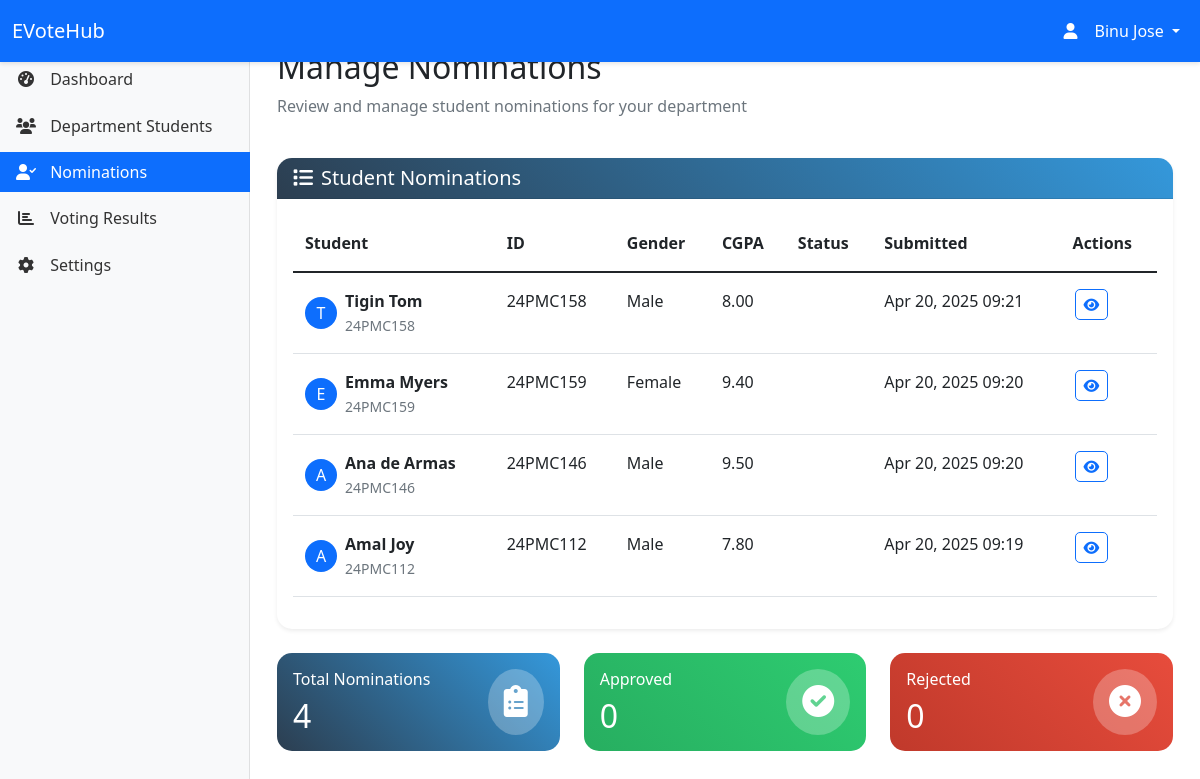
/hod/nominations/ (signed in), run on an earlier commit of the app's database.
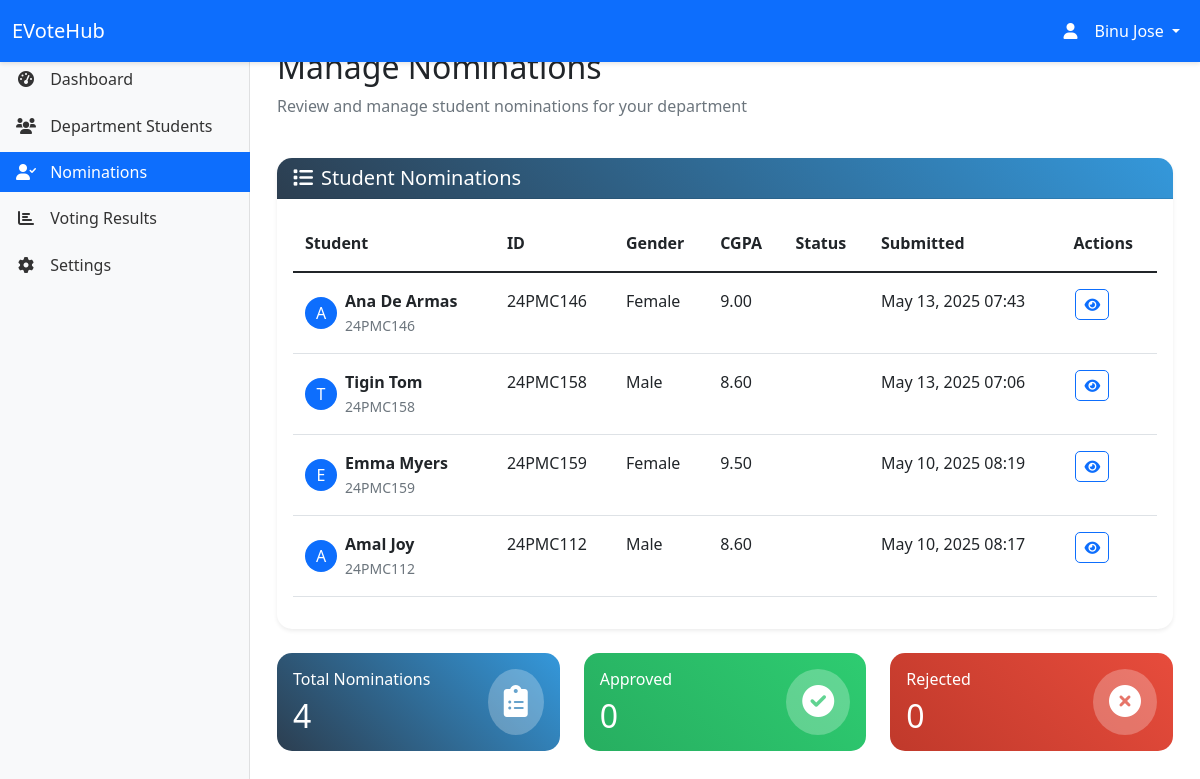
And on a later commit of the database.
### myapp/models.py (models this page shows, shortened)
class ClassLeaderNomination(models.Model):
    student = models.ForeignKey(Student, on_delete=models.CASCADE)
    department = models.ForeignKey(Department, on_delete=models.CASCADE)
    nomination_text = models.TextField()
    marks = models.DecimalField(max_digits=4, decimal_places=2, default=0.00, help_text="CGPA on a scale of 10")
    achievements = models.TextField(blank=True, null=True)
    election_cycle = models.ForeignKey('VotingSession', on_delete=models.SET_NULL, null=True, blank=True, related_name='nominations', default=None)
    status = models.CharField(max_length=20, choices=[
        ('pending', 'Pending'),
        ('approved', 'Approved'),
        ('rejected', 'Rejected'),
        ('finalized', 'Finalized')
    ], default='pending')
    created_at = models.DateTimeField(auto_now_add=True)
    updated_at = models.DateTimeField(auto_now=True)
    reviewed_by = models.ForeignKey(HOD, on_delete=models.SET_NULL, null=True, blank=True)
    reviewed_at = models.DateTimeField(null=True, blank=True)
    feedback = models.TextField(blank=True, null=True)
    finalized_by = models.ForeignKey(Officer, on_delete=models.SET_NULL, null=True, blank=True)
    finalized_at = models.DateTimeField(null=True, blank=True)
    finalization_notes = models.TextField(blank=True, null=True)
    class Meta:
        ordering = ['-created_at']

class Student(models.Model):
    GENDER_CHOICES = [
        ('M', 'Male'),
        ('F', 'Female')
    ]
    user = models.OneToOneField(User, on_delete=models.CASCADE)
    student_id = models.CharField(max_length=20, unique=True)
    department = models.ForeignKey(Department, on_delete=models.CASCADE)
    gender = models.CharField(max_length=1, choices=GENDER_CHOICES, default='M')
    profile_picture = models.ImageField(upload_to='static/images/profiles/', null=True, blank=True)
    created_at = models.DateTimeField(auto_now_add=True)
    updated_at = models.DateTimeField(auto_now=True)

### myapp/views.py (the view, shortened to what this page needs)
# urls.py: path('hod/nominations/', views.hod_nominations, name='hod_nominations'),
@login_required
def hod_nominations(request):
    if not hasattr(request.user, 'hod'):
        messages.error(request, 'You do not have permission to access this page.')
        return redirect('home')
    department = request.user.hod.department
    nominations = ClassLeaderNomination.objects.filter(student__department=department).order_by('-created_at')
    total_nominations = nominations.count()
    approved_nominations = nominations.filter(status='approved').count()
    rejected_nominations = nominations.filter(status='rejected').count()
    context = {
        'department': department,
        'nominations': nominations,
        'total_nominations': total_nominations,
        'approved_nominations': approved_nominations,
        'rejected_nominations': rejected_nominations,
    }
    return render(request, 'hod/nominations.html', context)

### templates/hod/nominations.html (shortened to what the changed rows need)
{% extends 'hod/base_hod.html' %}
{% load static %}
{% block content %}
<div class="container-fluid">
    <div class="row mb-4">
        <div class="col-12">
            <h2>Manage Nominations</h2>
        </div>
    </div>
    <div class="card shadow-sm">
        <div class="card-body">
            {% if nominations %}
            <div class="table-responsive">
                <table class="table table-hover">
                    <thead>
                        <tr>
                            <th>Student</th>
                            <th>ID</th>
                            <th>Gender</th>
                            <th>CGPA</th>
                            <th>Status</th>
                            <th>Submitted</th>
                            <th>Actions</th>
                        </tr>
                    </thead>
                    <tbody>
                        {% for nomination in nominations %}
                        <tr>
                            <td>
                                <div class="d-flex align-items-center">
                                    {% if nomination.student.profile_picture %}
                                    <img src="{{ nomination.student.profile_picture.url }}"
                                         class="rounded-circle me-2" width="32" height="32">
                                    {% else %}
                                    <div class="rounded-circle bg-primary text-white d-flex align-items-center justify-content-center me-2"
                                         style="width: 32px; height: 32px;">
                                        {{ nomination.student.user.get_full_name|first }}
                                    </div>
                                    {% endif %}
                                    <div>
                                        <div class="fw-bold">{{ nomination.student.user.get_full_name }}</div>
                                        <small class="text-muted">{{ nomination.student.student_id }}</small>
                                    </div>
                                </div>
                            </td>
                            <td>{{ nomination.student.student_id }}</td>
                            <td>{{ nomination.student.get_gender_display }}</td>
                            <td>{{ nomination.marks }}</td>
                            <td>
                            </td>
                            <td>{{ nomination.created_at|date:"M d, Y H:i" }}</td>
                            <td>
                                <div class="btn-group">
                                    <button type="button" class="btn btn-sm btn-outline-primary" data-bs-toggle="modal" data-bs-target="#viewNominationModal{{ nomination.id }}">
                                        <i class="fas fa-eye"></i>
                                    </button>
                                </div>
                            </td>
                        </tr>
                        {% endfor %}
                    </tbody>
                </table>
            </div>
            {% else %}
            <div class="text-center py-5">
                <i class="fas fa-clipboard-list fa-3x text-muted mb-3"></i>
                <h5>No Nominations Found</h5>
                <p class="text-muted">There are no nominations to review at this time.</p>
            </div>
            {% endif %}
        </div>
    </div>
    <div class="row mt-4">
        <div class="col-md-4">
            <div class="card bg-gradient-primary text-white">
                <div class="card-body">
                    <div class="d-flex justify-content-between align-items-center">
                        <div>
                            <h2 class="mb-0">{{ total_nominations }}</h2>
                        </div>
                    </div>
                </div>
            </div>
        </div>
        <div class="col-md-4">
            <div class="card bg-gradient-success text-white">
                <div class="card-body">
                    <div class="d-flex justify-content-between align-items-center">
                        <div>
                            <h2 class="mb-0">{{ approved_nominations }}</h2>
                        </div>
                    </div>
                </div>
            </div>
        </div>
        <div class="col-md-4">
            <div class="card bg-gradient-danger text-white">
                <div class="card-body">
                    <div class="d-flex justify-content-between align-items-center">
                        <div>
                            <h2 class="mb-0">{{ rejected_nominations }}</h2>
                        </div>
                    </div>
                </div>
            </div>
        </div>
    </div>
</div>
{% endblock %}

What changed in the data, as far as the page shows it:
removed ClassLeaderNomination: student.user.get_full_name|first "T", student.user.get_full_name "Tigin Tom", student.student_id "24PMC158", student.gender "Male", marks "8.00", created_at "Apr 20, 2025 09:21"
removed ClassLeaderNomination: student.user.get_full_name|first "E", student.user.get_full_name "Emma Myers", student.student_id "24PMC159", student.gender "Female", marks "9.40", created_at "Apr 20, 2025 09:20"
removed ClassLeaderNomination: student.user.get_full_name|first "A", student.user.get_full_name "Ana de Armas", student.student_id "24PMC146", student.gender "Male", marks "9.50", created_at "Apr 20, 2025 09:20"
removed ClassLeaderNomination: student.user.get_full_name|first "A", student.user.get_full_name "Amal Joy", student.student_id "24PMC112", student.gender "Male", marks "7.80", created_at "Apr 20, 2025 09:19"
added ClassLeaderNomination: student.user.get_full_name|first "A", student.user.get_full_name "Ana De Armas", student.student_id "24PMC146", student.gender "Female", marks "9.00", created_at "May 13, 2025 07:43"
added ClassLeaderNomination: student.user.get_full_name|first "T", student.user.get_full_name "Tigin Tom", student.student_id "24PMC158", student.gender "Male", marks "8.60", created_at "May 13, 2025 07:06"
added ClassLeaderNomination: student.user.get_full_name|first "E", student.user.get_full_name "Emma Myers", student.student_id "24PMC159", student.gender "Female", marks "9.50", created_at "May 10, 2025 08:19"
added ClassLeaderNomination: student.user.get_full_name|first "A", student.user.get_full_name "Amal Joy", student.student_id "24PMC112", student.gender "Male", marks "8.60", created_at "May 10, 2025 08:17"
